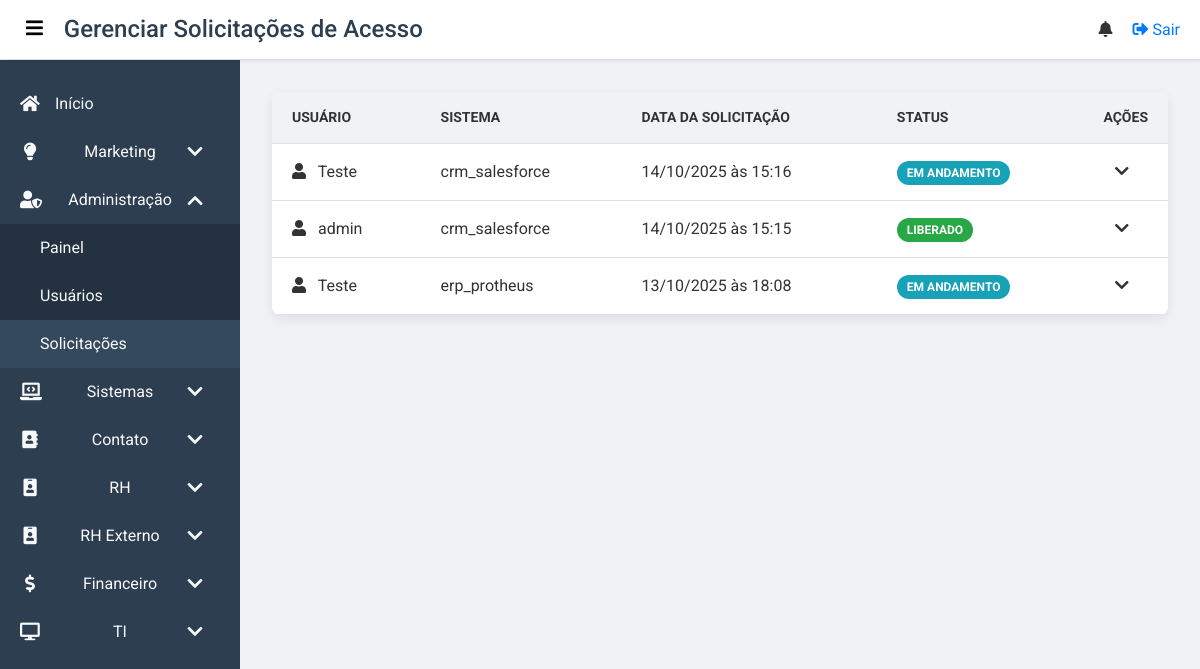
/administracao/solicitacoes (signed in), run on the app's committed database.
### app/models.py (models this page shows, shortened)
class AccessRequest(db.Model):
    id = db.Column(db.Integer, primary_key=True)
    user_id = db.Column(db.Integer, db.ForeignKey('user.id'), nullable=False)
    sistema = db.Column(db.String(150), nullable=False)
    justificativa = db.Column(db.Text, nullable=False)
    status = db.Column(db.String(50), nullable=False, default='Pendente')  # Status: Pendente, Em andamento, Liberado, Negado
    admin_notes = db.Column(db.Text, nullable=True)
    requested_at = db.Column(db.DateTime, nullable=False, default=datetime.utcnow)
    updated_at = db.Column(db.DateTime, nullable=False, default=datetime.utcnow, onupdate=datetime.utcnow)

class User(db.Model, UserMixin):
    id = db.Column(db.Integer, primary_key=True)
    username = db.Column(db.String(150), unique=True, nullable=False)
    password = db.Column(db.String(200), nullable=False)
    failed_login_attempts = db.Column(db.Integer, default=0)
    is_locked = db.Column(db.Boolean, default=False) # This is the backend field for login blocking
    is_blocked = db.Column(db.Boolean, default=False) # This is for manual admin blocking
    is_suspended = db.Column(db.Boolean, default=False)
    groups = db.relationship('Group', secondary=user_group, backref='users')
    news = db.relationship('News', backref='author', lazy=True)
    events = db.relationship('Event', backref='creator', lazy=True)
    requests = db.relationship('AccessRequest', backref='requester', lazy=True)

### app/routes.py (the view)
@main.route('/administracao/solicitacoes')
@login_required
@group_required('Administração')
def administracao_solicitacoes():
    page = request.args.get('page', 1, type=int)
    requests = AccessRequest.query.order_by(AccessRequest.requested_at.desc()).paginate(page=page, per_page=10)
    return render_template('admin_requests.html', requests=requests)

### app/routes.py (called while the page is built)
@main.context_processor
def inject_user_groups():
    if current_user.is_authenticated:
        user_groups = {group.name for group in current_user.groups}
        return dict(user_groups=user_groups)
    return dict(user_groups=set()) # Return an empty set for anonymous users

@main.context_processor
def inject_notifications():
    if current_user.is_authenticated:
        unread_notifications = Notification.query.filter_by(user_id=current_user.id, is_read=False).order_by(Notification.created_at.desc()).all()
        unread_notifications_count = len(unread_notifications)
        return dict(unread_notifications=unread_notifications, unread_notifications_count=unread_notifications_count)
    return dict(unread_notifications=[], unread_notifications_count=0) # Return empty for anonymous users

### app/templates/admin_requests.html (shortened to what this page needs)
{% extends "base.html" %}
{% block body_class %}dashboard-page{% endblock %}
{% block page_title %}Gerenciar Solicitações de Acesso{% endblock %}
{% block content %}
<div class="admin-container">
    <div class="table-container-card">
        <table class="custom-table requests-table">
            <thead>
                <tr>
                    <th>Usuário</th>
                    <th>Sistema</th>
                    <th>Data da Solicitação</th>
                    <th>Status</th>
                    <th class="actions-header">Ações</th>
                </tr>
            </thead>
            <tbody>
                {% if requests.items %}
                    {% for req in requests.items %}
                    <tr data-id="{{ req.id }}">
                        <td><i class="fas fa-user"></i> {{ req.requester.username }}</td>
                        <td>{{ req.sistema }}</td>
                        <td>{{ req.requested_at.strftime('%d/%m/%Y às %H:%M') }}</td>
                        <td>
                            <span class="status-badge status-{{ req.status.lower().replace(' ', '-') }}">
                                {{ req.status }}
                            </span>
                        </td>
                        <td class="actions-cell">
                            <button class="btn-action btn-details" title="Ver Detalhes">
                                <i class="fas fa-chevron-down"></i>
                            </button>
                        </td>
                    </tr>
                    {% endfor %}
                {% endif %}
            </tbody>
        </table>
    </div>
</div>
{% endblock %}

### app/static/css/base.css (style rules this page uses)
:root { --primary-color: #007bff; --secondary-color: #2c3e50; --background-light: #f0f2f5; --background-white: #ffffff; --text-color: #333; --text-light: #f8f9fa; --border-color: #dee2e6; --shadow-color: rgba(0, 0, 0, 0.1); }
body { font-family: 'Roboto', sans-serif; margin: 0; padding: 0; background-color: var(--background-light); color: var(--text-color); -webkit-font-smoothing: antialiased; -moz-osx-font-smoothing: grayscale; }

### app/templates/admin_requests.html (style rules this page uses)
.admin-container { max-width: 1200px; margin: 0 auto; }
.table-container-card { background-color: var(--background-white); border-radius: 8px; box-shadow: 0 4px 12px rgba(0,0,0,0.08); overflow: hidden; }
.custom-table { width: 100%; border-collapse: collapse; }
.custom-table th, .custom-table td { padding: 15px 20px; text-align: left; border-bottom: 1px solid var(--border-color); }
.custom-table thead th { background-color: var(--background-light); font-size: 14px; text-transform: uppercase; color: var(--text-color-light); }
.custom-table .actions-header { text-align: center; width: 80px; }
.custom-table .actions-cell { text-align: center; }
.custom-table .fas { margin-right: 8px; color: var(--text-color-light); }
.btn-action { background: none; border: none; cursor: pointer; color: var(--text-color-light); font-size: 16px; transition: color 0.2s; }
.status-badge { padding: 5px 10px; border-radius: 15px; font-weight: bold; color: white; font-size: 12px; text-transform: uppercase; }
.status-em-andamento { background-color: #17a2b8; }
.status-liberado { background-color: #28a745; }

### data on the page
AccessRequest: requester.username "Teste", sistema "crm_salesforce", requested_at "14/10/2025 às 15:16", status "EM ANDAMENTO"
AccessRequest: requester.username "admin", sistema "crm_salesforce", requested_at "14/10/2025 às 15:15", status "LIBERADO"
AccessRequest: requester.username "Teste", sistema "erp_protheus", requested_at "13/10/2025 às 18:08", status "EM ANDAMENTO"
